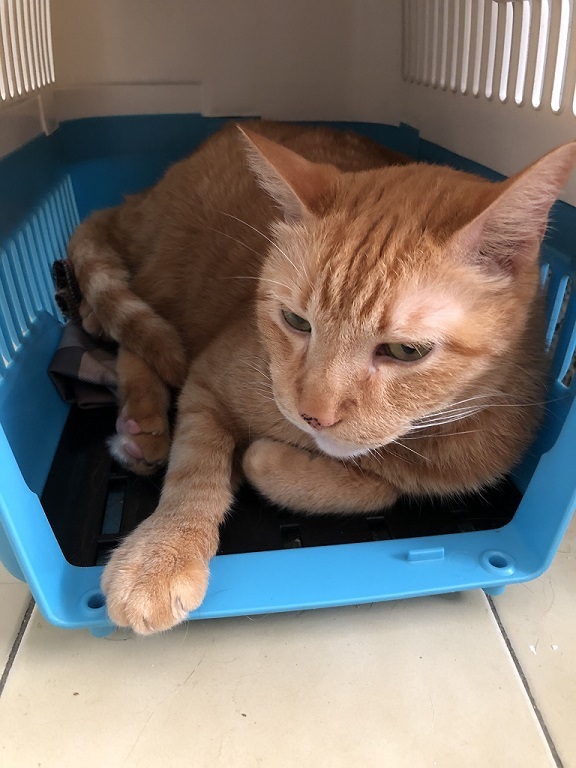
#> input picture HW1/EdgeDetection/input/cat.jpg, 576 x 768 px, found by its file name
$ python EdgeDetection.py   (older library calls are emulated)
#> lines starting #> are read from the running program, lines starting #| are printed output that depends on the picture; after the words box and inside, x2 and y2 are one past the last pixel; in counts of white or black regions, pixels touching at a corner belong together
import cv2
import matplotlib.pyplot as plt


def Edge_Detection(img,method,gray=True,XY=(1,1),Weight=(0.5,0.5,0),th=(30,150),size=3,save_image=True,show_image=True):
    # RGB to grayscale
    if gray:
        try:
            img = cv2.cvtColor(img, cv2.COLOR_BGR2GRAY)
        except:
            print ('Error!!! check your [img] shape/dtype')
            return

    # Edge_Detection
    if method=='Sobel':
        img_x = cv2.Sobel(img, cv2.CV_16S, XY[0], 0, ksize=size) # 計算水平
        img_y = cv2.Sobel(img, cv2.CV_16S, 0, XY[1], ksize=size) # 計算垂直

    elif method=='Scharr':
        img_x = cv2.Scharr(img,cv2.CV_64F, XY[0], 0)
        img_y = cv2.Scharr(img,cv2.CV_64F, 0, XY[1])

    elif method=='Laplacian':
        post_img = cv2.Laplacian(img, cv2.CV_16S, ksize=size)
        post_img = cv2.convertScaleAbs(post_img)

    elif method=='Canny':
        if gray:
            post_img = cv2.Canny(img, th[0], th[1], apertureSize=size)
        else:
            print ('Error!!! Canny must be converted to grayscale, set gray=True')
            return
    else:
        print ('method have to be Sobel, Scharr, Laplacian or Canny')


    # addWeight for Sobel and Scharr
    if method=='Sobel' or method=='Scharr':
        absX = cv2.convertScaleAbs(img_x)
        absY = cv2.convertScaleAbs(img_y)
        post_img=cv2.addWeighted(absX, Weight[0], absY, Weight[1], Weight[2])

    # save image or not
    if save_image: cv2.imwrite('ouutput/lenna_'+method+'.jpg', post_img)

    print ('edge detect method:',method)
    print ('post_img.shape:',post_img.shape)
    print ('post_img.dtype',post_img.dtype)
    print ("//-------------------------------------------")

    # show image or not
    if show_image:
        cv2.imshow(str(method)+"_post_img", post_img)
        cv2.waitKey(0)
        cv2.destroyAllWindows()

    return post_img


def Image_Filter (img,method,size=3,show_image=False):
    if method=='blur':
        img = cv2.blur(img, (size,size))
    elif method=='GaussianBlur':
        img = cv2.GaussianBlur(img, (size, size), 0)
    elif method=='medianBlur':
        img = cv2.medianBlur(img, size)
    elif method=='bilateralFilter':
        img = cv2.bilateralFilter(img,size,75,75)
    else:
        print ('method have to be blur, GaussianBlur, medianBlur or bilateralFilter')
    if show_image:
        cv2.imshow("Image_Filter", img)
        cv2.waitKey(0)
        cv2.destroyAllWindows()

    return img


##################################################################################
# Edge dectection using Canny
img = cv2.imread("EdgeDetection/input/cat.jpg")
#> img is the input picture: shape (768, 576, 3); mean B, G, R 110.3, 116.7, 124.3

# turn to grayscale first
pre_img = cv2.cvtColor(img, cv2.COLOR_BGR2GRAY)
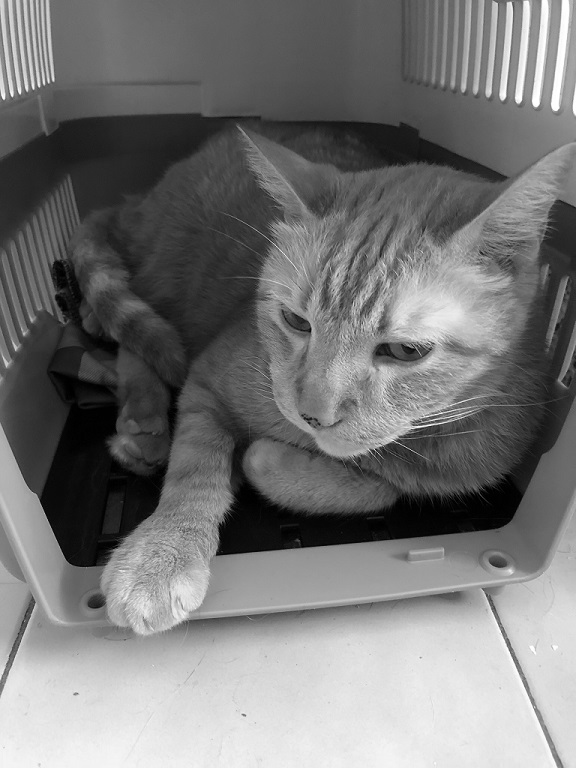
#> pre_img: shape (768, 576); min 0, max 255, mean 118.2

# pre-filter
pre_img = Image_Filter(pre_img,'GaussianBlur',size=3,show_image=True)

# edge detection
post_img=cv2.Canny(pre_img, 0, 2)
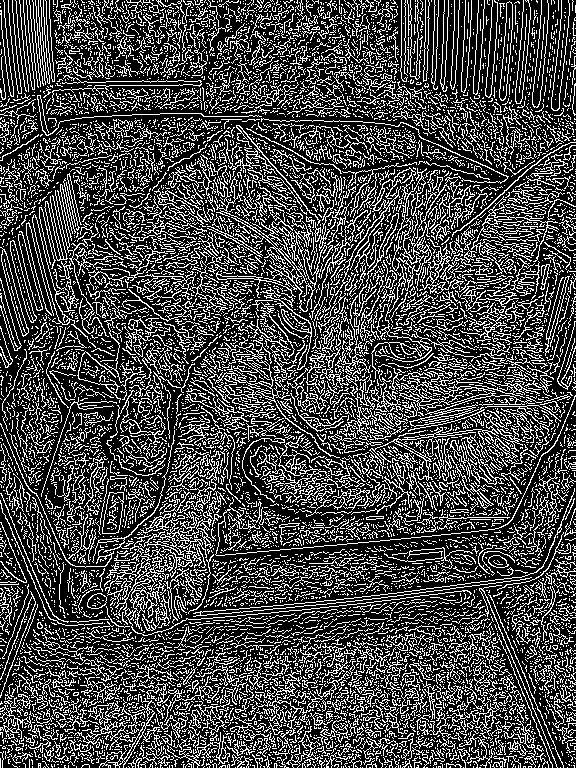
#> post_img: shape (768, 576); 28.1% white in thin lines or dots

# post-filter
post_img=Image_Filter(post_img,'GaussianBlur',show_image=True)

# Binarization
ret, th1 = cv2.threshold(post_img,80,255,cv2.THRESH_BINARY)
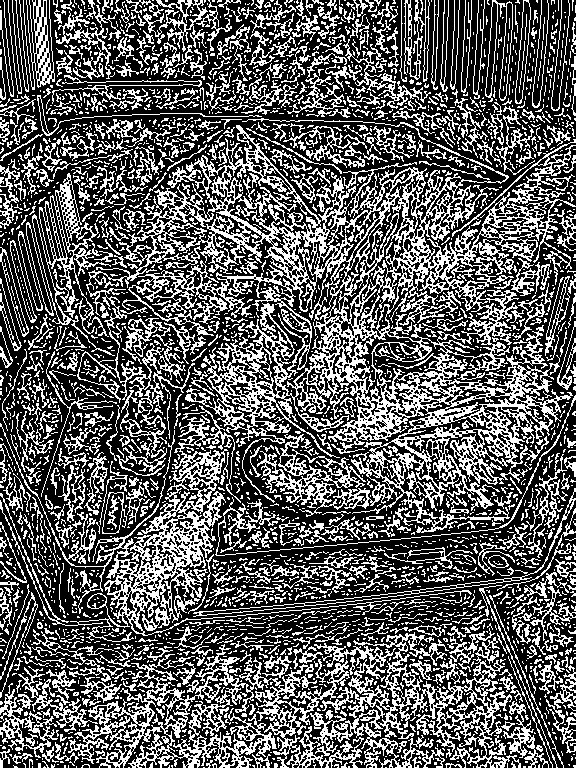
#> th1: shape (768, 576); 36.6% white in thin lines or dots


cv2.imshow('post_img', post_img)
cv2.waitKey(0)
cv2.imshow('th1_post_img', th1)
cv2.destroyAllWindows()
cv2.imwrite('EdgeDetection/output/cat_final_canny.jpg', th1)
##################################################################################


##################################################################################
# Edge dectection using Sobel
img = cv2.imread("EdgeDetection/input/cat.jpg")

# turn to grayscale first
pre_img = cv2.cvtColor(img, cv2.COLOR_BGR2GRAY)

# pre-filter
pre_img = Image_Filter(pre_img,'GaussianBlur',size=3,show_image=True)

# edge detection
post_img=Edge_Detection(pre_img,'Sobel',gray=False,show_image=True, XY=(1, 1))
#> in Edge_Detection, `img_y = cv2.Sobel(img, cv2.CV_16S, 0, XY[1], ksize=size)`:
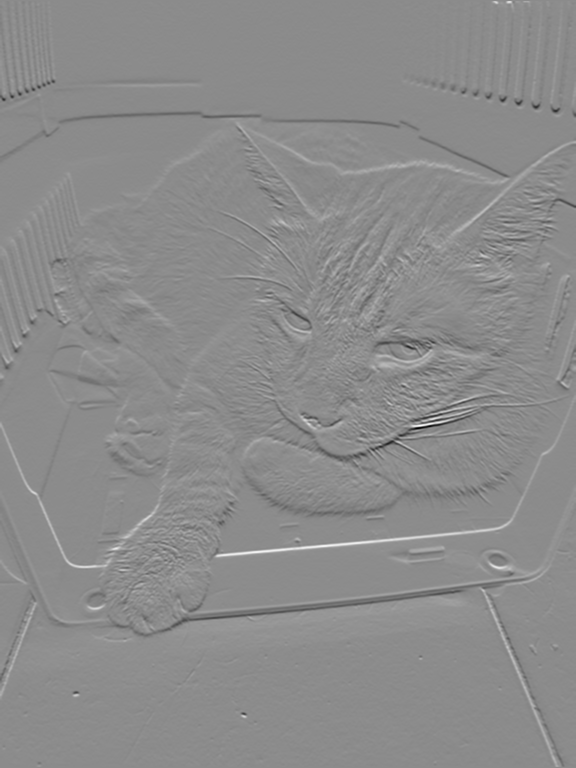
#> img_y: shape (768, 576) int16; min -524, max 434, mean 1.3; drawn with min black and max white
#| post_img.shape: (768, 576)
#| post_img.dtype uint8

# post-filter
post_img=Image_Filter(post_img,'GaussianBlur',show_image=True)

# Binarization
ret, th1 = cv2.threshold(post_img,50,255,cv2.THRESH_BINARY)
#> th1: shape (768, 576); 8.4% white; 481 white regions (338 under 20 px), largest, box (x1, y1, x2, y2) and area: (0, 0, 56, 99) 4512, (157, 580, 565, 768) 3115, (273, 394, 495, 467) 2197


cv2.imshow('post_img', post_img)
cv2.waitKey(0)
cv2.imshow('th1_post_img', th1)
cv2.destroyAllWindows()
cv2.imwrite('EdgeDetection/output/cat_final_sobel.jpg', th1)
##################################################################################


##################################################################################
# Edge dectection using Scharr
img = cv2.imread("EdgeDetection/input/cat.jpg")

# turn to grayscale first
pre_img = cv2.cvtColor(img, cv2.COLOR_BGR2GRAY)

# pre-filter
pre_img = Image_Filter(pre_img,'GaussianBlur',size=3,show_image=True)

# edge detection
post_img=Edge_Detection(pre_img,'Scharr',gray=False,show_image=True, XY=(1, 1))
#> call 2 of Edge_Detection, with method = 'Scharr', gray = False, XY = (1, 1), Weight = (0.5, 0.5, 0), th = (30, 150), size = 3, save_image = True, show_image = True
#> in Edge_Detection (call 2), `absY = cv2.convertScaleAbs(img_y)`:
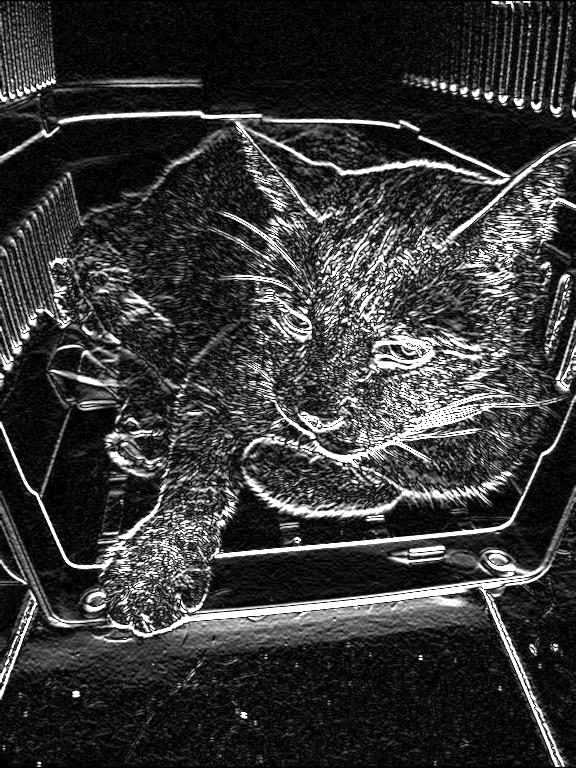
#> absY: shape (768, 576); min 0, max 255, mean 56.3
#> in Edge_Detection (call 2), `post_img=cv2.addWeighted(absX, Weight[0], absY, Weight[1], Weight[2])`:
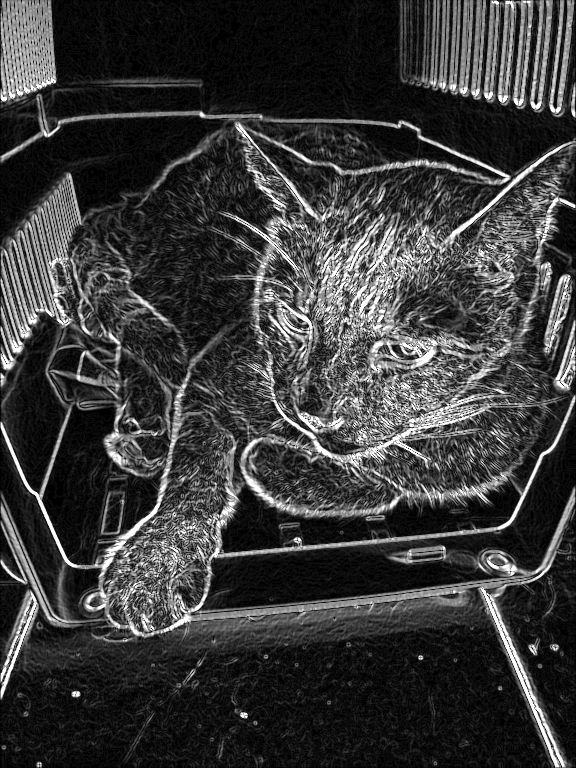
#> post_img: shape (768, 576); min 0, max 255, mean 57.9
#| post_img.shape: (768, 576)
#| post_img.dtype uint8

# post-filter
post_img=Image_Filter(post_img,'GaussianBlur',show_image=True)

# Binarization
ret, th1 = cv2.threshold(post_img,135,255,cv2.THRESH_BINARY)
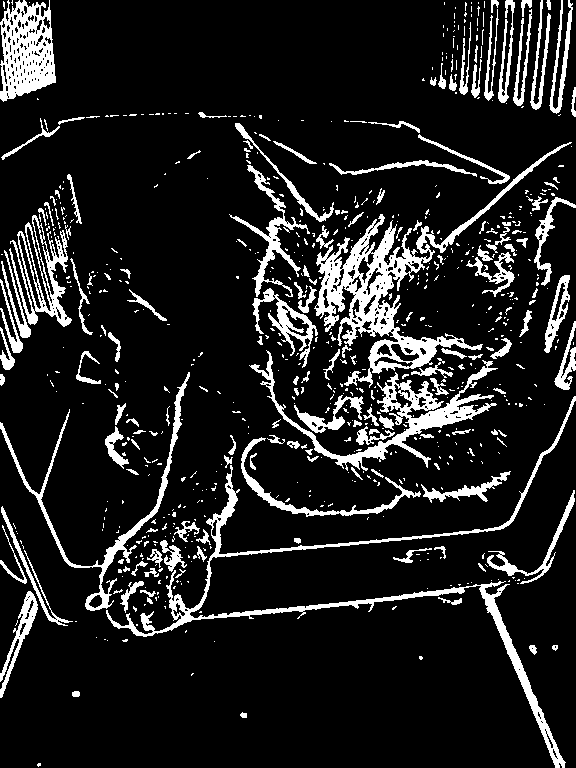
#> th1: shape (768, 576); 12.6% white; 708 white regions (550 under 20 px), largest, box (x1, y1, x2, y2) and area: (314, 142, 572, 388) 8623, (106, 396, 576, 768) 6305, (249, 350, 498, 471) 4384


cv2.imshow('post_img', post_img)
cv2.waitKey(0)
cv2.imshow('th1_post_img', th1)
cv2.destroyAllWindows()
cv2.imwrite('EdgeDetection/output/cat_final_scharr.jpg', th1)
##################################################################################


##################################################################################
# Edge dectection using Laplacian
img = cv2.imread("EdgeDetection/input/cat.jpg")

# turn to grayscale first
pre_img = cv2.cvtColor(img, cv2.COLOR_BGR2GRAY)

# pre-filter
pre_img = Image_Filter(pre_img,'GaussianBlur',size=3,show_image=True)

# edge detection
post_img=Edge_Detection(pre_img,'Laplacian',gray=False,show_image=True, XY=(1, 1))

# post-filter
post_img=Image_Filter(post_img,'GaussianBlur',show_image=True)

# Binarization
ret, th1 = cv2.threshold(post_img,30,255,cv2.THRESH_BINARY)


cv2.imshow('post_img', post_img)
cv2.waitKey(0)
cv2.imshow('th1_post_img', th1)
cv2.destroyAllWindows()
cv2.imwrite('EdgeDetection/output/cat_final_laplacian.jpg', th1)
##################################################################################
